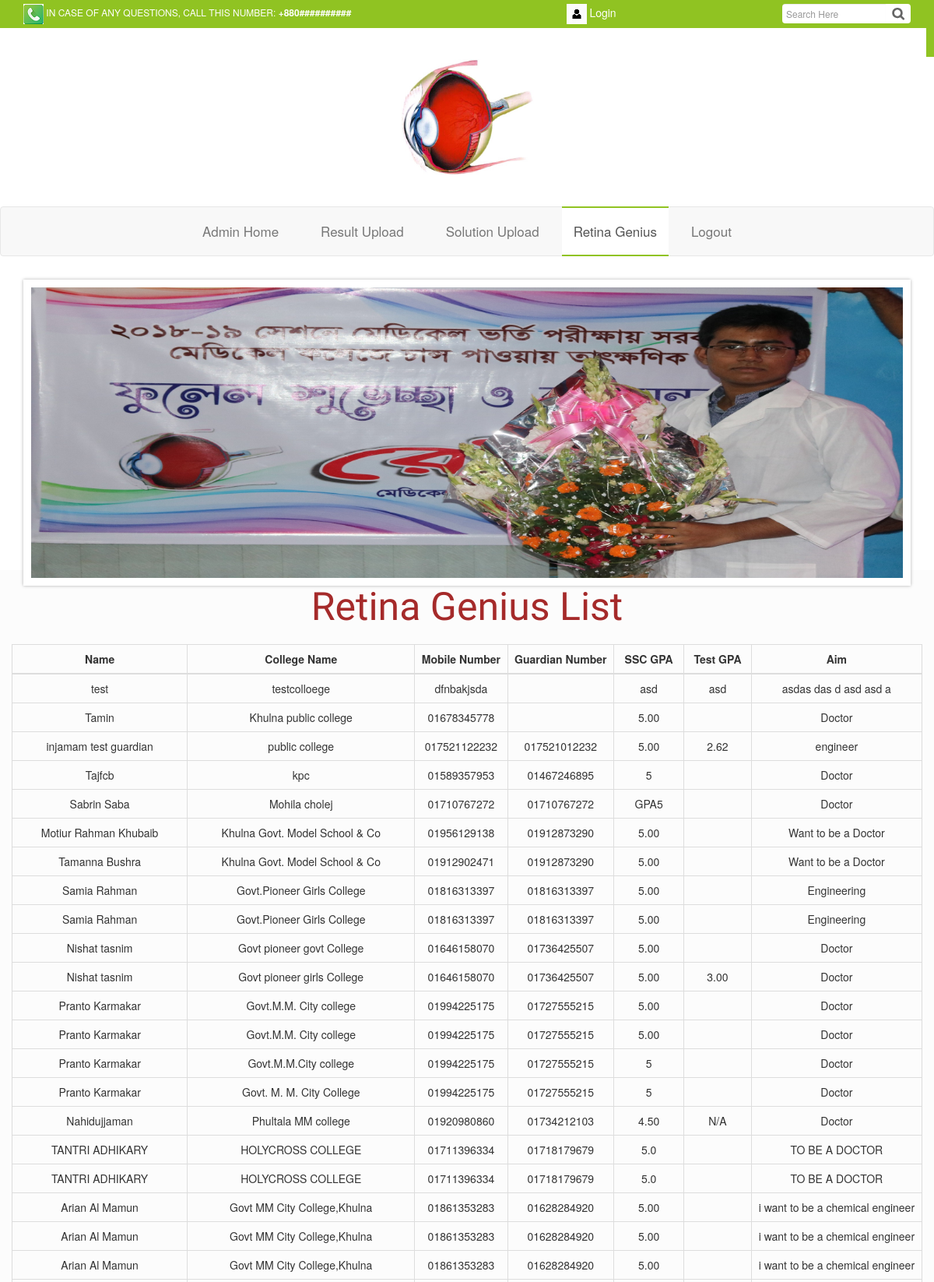
The page /genisusRegistrationList2020.php (upper part) on the database its author committed.
### tables this page shows
CREATE TABLE `retina_genius_2020` (
  `id` int(11) NOT NULL,
  `name` varchar(30) NOT NULL,
  `college_name` varchar(30) NOT NULL,
  `mobile_number` varchar(15) NOT NULL,
  `guardian_number` varchar(15) NOT NULL,
  `ssc_gpa` varchar(8) NOT NULL,
  `test_gpa` varchar(8) NOT NULL,
  `aim` varchar(99) NOT NULL,
  `flag` int(1) NOT NULL
);

### genisusRegistrationList2020.php (the view, shortened to what this page needs)
<?php
require('db.php');
$query = "SELECT * FROM retina_genius_2020 Where flag = 0";
$result1 = mysqli_query($con,$query) or die(mysql_error());
$rows1 = mysqli_num_rows($result1);
?>
<!doctype html>
<html lang="en">
<head>
    <link rel="stylesheet" href="css/nivo-slider.css" type="text/css" />
    <link rel="stylesheet" href="css/owl.carousel.css">
    <link rel="stylesheet" href="css/owl.theme.css">
    <link rel="stylesheet" href="css/bootstrap.min.css">
    <link rel="stylesheet" href="css/font-awesome.min.css">
    <link rel="stylesheet" href="css/style.css">
    <link rel="stylesheet" href="css/responsive.css">
</head>
<body>
<section id="top">
    <div class="container">
        <div class="row">
            <div class="col-md-7">
                <p class="contact-action"><img src="images/PhoneDial.png">  IN CASE OF ANY QUESTIONS, CALL THIS NUMBER: <strong>+880##########</strong></strong></p>
            </div>
            <div class="col-md-3 clearfix">
                <ul class="login-cart">
                    <li>
                        <a data-toggle="modal" data-target="#myModal" href="#">
                            <img src="images/LoginImage.png">  Login
                        </a>
                    </li>
                </ul>
            </div>
            <div class="col-md-2">
                <div class="search-box">
                    <div class="input-group">
                        <input placeholder="Search Here" type="text" class="form-control">
					      	<span class="input-group-btn">
					        	<button class="btn btn-default" type="button"></button>
					      	</span>
                    </div>
                </div>
            </div>
        </div>
    </div>
</section>
<header>
    <div class="container">
        <div class="row">
            <div class="col-md-12">
                <a href="#">
                    <img src="images/logo.jpg" width="15%" alt="logo">
                </a>
            </div>
        </div>
    </div>
</header>
<nav class="navbar navbar-default">
    <div class="container">
        <div class="collapse navbar-collapse" id="bs-example-navbar-collapse-1">
            <ul class="nav navbar-nav nav-main">
                <li><a href="#">Admin Home</a></li>
                <li><a href="resultUpload.php">Result Upload</a></li>
                <li><a href="sollutionUpload.php">Solution Upload</a></li>
                <li class="active"><a href="genisusRegistrationList2020.php">Retina Genius</a></li>
                <li><a href="logout.php">Logout</a></li>
            </ul>
        </div>
    </div>
</nav>
<section id="slider-area">
    <div class="container">
        <div class="row">
            <div class="col-md-12">
                <div id="slider" class="nivoSlider">
                </div>
            </div>
        </div>
    </div>
</section>
<section id="topic-header">
    <div class="container">
        <div class="row">
            <div class="col-md-12 text-center"><h1 style="color: brown">Retina Genius List</h1></div>
            <br>
            <?php
            if($rows1>0){
            ?>
            <table class="table table-bordered">
                <thead>
                <tr>
                    <th><center>Name</center></th>
                    <th><center>College Name</center></th>
                    <th><center>Mobile Number</center></th>
                    <th><center>Guardian Number</center></th>
                    <th><center>SSC GPA</center></th>
                    <th><center>Test GPA</center></th>
                    <th><center>Aim</center></th>
                </thead>
                <?php
                while ($rowTS = mysqli_fetch_array($result1)) {
                    ?>
                    <tr>
                        <td><center><?php $summary = $rowTS['name']; echo $summary;?></center></td>
                        <td><center><?php $summary = $rowTS['college_name']; echo $summary;?></center></td>
                        <td><center><?php $summary = $rowTS['mobile_number']; echo $summary;?></center></td>
                        <td><center><?php $summary = $rowTS['guardian_number']; echo $summary;?></center></td>
                        <td><center><?php $summary = $rowTS['ssc_gpa']; echo $summary;?></center></td>
                        <td><center><?php $summary = $rowTS['test_gpa']; echo $summary;?></center></td>
                        <td><center><?php $summary = $rowTS['aim']; echo $summary;?></center></td>
                    </tr>
                <?php
                }
                    }
                    ?>
                </table>
        </div>
    </div>
</section>
</body>
</html>

### css/nivo-slider.css (style rules this page uses)
.nivoSlider { position:relative; width:100%; height:auto; overflow: hidden; }

### css/style.css (style rules this page uses)
li { list-style: none; }
h1,h2,h3,h4,h5,h6 { font-family: 'Yanone Kaffeesatz', sans-serif;color: #555 }
h1 { font-size: 50px; }
ul { padding-left: 0; }
section+section { margin-top: 50px; }
#top { width: 100%; background: #90c322; font-size: 12px; color: #fff; padding: 5px 0; }
#top .contact-action { margin-bottom: 0; }
#top .login-cart li { float: left; }
#top .login-cart li a { color: #fff ; padding: 0 15px; font-size: 14px; -webkit-transition: .4s ease-in-out; -moz-transition: .4s ease-in-out; -ms-transition: .4s ease-in-out; -o-transition: .4s ease-in-out; transition: .4s ease-in-out; }
header { padding: 40px 0; text-align: center; }
.search-box input { outline: none; border:none; font-size: 12px; padding: 5px; height: 25px; }
.search-box button { height: 25px; background: url("../images/search.png") no-repeat; background-color: #fff; padding:10px 16px; background-position: 8px; border: 0; outline: 0; }
.nav-main li { -webkit-transition: .2s ease-in-out; -moz-transition: .2s ease-in-out; -ms-transition: .2s ease-in-out; -o-transition: .2s ease-in-out; transition: .2s ease-in-out; font-size: 17px; }
.nav-main > li::before { top: -2px; -webkit-transform: translateY(-10px); -moz-transform: translateY(-10px); transform: translateY(-10px); }
.nav-main > li:after { bottom: -2px; -webkit-transform: translateY(10px); -moz-transform: translateY(10px); transform: translateY(10px); }
.nav-main > li::before, .nav-main > li::after { position: absolute; left: 0; width: 100%; height: 2px; background: #90c322; content: ''; opacity: 0; -webkit-transition: opacity 0.3s, -webkit-transform 0.3s; -moz-transition: opacity 0.3s, -moz-transform 0.3s; transition: opacity 0.3s, transform 0.3s; }
.nav-main > li a { padding: 20px 15px; color: #555; font-size: 17px; }
.navbar-nav { float: none; text-align: center; }
.navbar-nav>li { float: none; display: inline-block; margin:0 10px; }
.navbar-nav .active { border-top: 2px solid #90c322; border-bottom: 2px solid #90c322; margin: -1px 0; }
.navbar-nav .active a { background: #fff !important; }
#slider-area { margin-top: 30px; }
.nivoSlider { border:10px solid #fff; -webkit-box-shadow:0 0 4px rgba(0,0,0,.3) ; -moz-box-shadow:0 0 4px rgba(0,0,0,.3) ; box-shadow:0 0 4px rgba(0,0,0,.3) ; }
#topic-header { background: #FCFCFC; width: 100%; padding: 20px 0; margin: -20px 0; }
#topic-header h1,#topic-header p { margin: 0; }

### rows shown on the page
retina_genius_2020: name "test", college_name "testcolloege", mobile_number "dfnbakjsda", ssc_gpa "asd", test_gpa "asd", aim "asdas das d asd asd a"
retina_genius_2020: name "Tamin", college_name "Khulna public college", mobile_number "01678345778", ssc_gpa "5.00", aim "Doctor"
retina_genius_2020: name "injamam test guardian", college_name "public college", mobile_number "017521122232", guardian_number "017521012232", ssc_gpa "5.00", test_gpa "2.62", aim "engineer"
retina_genius_2020: name "Tajfcb", college_name "kpc", mobile_number "01589357953", guardian_number "01467246895", ssc_gpa "5", aim "Doctor"
retina_genius_2020: name "Sabrin Saba", college_name "Mohila cholej", mobile_number "01710767272", guardian_number "01710767272", ssc_gpa "GPA5", aim "Doctor"
retina_genius_2020: name "Motiur Rahman Khubaib", college_name "Khulna Govt. Model School & Co", mobile_number "01956129138", guardian_number "01912873290", ssc_gpa "5.00", aim "Want to be a Doctor"
retina_genius_2020: name "Tamanna Bushra", college_name "Khulna Govt. Model School & Co", mobile_number "01912902471", guardian_number "01912873290", ssc_gpa "5.00", aim "Want to be a Doctor"
retina_genius_2020: name "Samia Rahman", college_name "Govt.Pioneer Girls College", mobile_number "01816313397", guardian_number "01816313397", ssc_gpa "5.00", aim "Engineering"
retina_genius_2020: name "Samia Rahman", college_name "Govt.Pioneer Girls College", mobile_number "01816313397", guardian_number "01816313397", ssc_gpa "5.00", aim "Engineering"
retina_genius_2020: name "Nishat tasnim", college_name "Govt pioneer govt College", mobile_number "01646158070", guardian_number "01736425507", ssc_gpa "5.00", aim "Doctor"
retina_genius_2020: name "Nishat tasnim", college_name "Govt pioneer girls College", mobile_number "01646158070", guardian_number "01736425507", ssc_gpa "5.00", test_gpa "3.00", aim "Doctor"
retina_genius_2020: name "Pranto Karmakar", college_name "Govt.M.M. City college", mobile_number "01994225175", guardian_number "01727555215", ssc_gpa "5.00", aim "Doctor"
retina_genius_2020: name "Pranto Karmakar", college_name "Govt.M.M. City college", mobile_number "01994225175", guardian_number "01727555215", ssc_gpa "5.00", aim "Doctor"
retina_genius_2020: name "Pranto Karmakar", college_name "Govt.M.M.City college", mobile_number "01994225175", guardian_number "01727555215", ssc_gpa "5", aim "Doctor"
retina_genius_2020: name "Pranto Karmakar", college_name "Govt. M. M. City College", mobile_number "01994225175", guardian_number "01727555215", ssc_gpa "5", aim "Doctor"
retina_genius_2020: name "Nahidujjaman", college_name "Phultala MM college", mobile_number "01920980860", guardian_number "01734212103", ssc_gpa "4.50", test_gpa "N/A", aim "Doctor"
retina_genius_2020: name "TANTRI ADHIKARY", college_name "HOLYCROSS COLLEGE", mobile_number "01711396334", guardian_number "01718179679", ssc_gpa "5.0", aim "TO BE A DOCTOR"
retina_genius_2020: name "TANTRI ADHIKARY", college_name "HOLYCROSS COLLEGE", mobile_number "01711396334", guardian_number "01718179679", ssc_gpa "5.0", aim "TO BE A DOCTOR"
retina_genius_2020: name "Arian Al Mamun", college_name "Govt MM City College,Khulna", mobile_number "01861353283", guardian_number "01628284920", ssc_gpa "5.00", aim "i want to be a chemical engineer"
retina_genius_2020: name "Arian Al Mamun", college_name "Govt MM City College,Khulna", mobile_number "01861353283", guardian_number "01628284920", ssc_gpa "5.00", aim "i want to be a chemical engineer"
retina_genius_2020: name "Arian Al Mamun", college_name "Govt MM City College,Khulna", mobile_number "01861353283", guardian_number "01628284920", ssc_gpa "5.00", aim "i want to be a chemical engineer"
